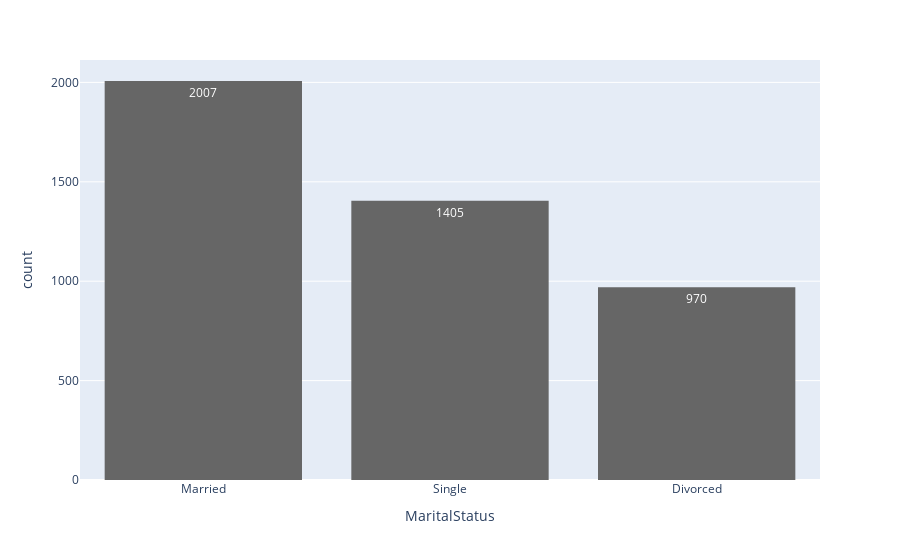

The notebook cell saved with this chart:
### Code cell
fig = px.histogram(df, x="MaritalStatus", barmode="group", text_auto=True, color_discrete_sequence=px.colors.qualitative.Prism_r, nbins=10)
fig.update_layout(xaxis_title="MaritalStatus")
fig.update_layout(yaxis_title="count")
fig.show()

### Figure 1 — Plotly figure (JSON) as saved in the notebook; plotly's stock layout.template omitted (floating-point values rounded to 4 significant figures; data arrays with more than 128 entries replaced by an {"elided": "..."} marker saying what was removed)
{"data": [{"alignmentgroup": "True", "bingroup": "x", "hovertemplate": "MaritalStatus=%{x}<br>count=%{y}<extra></extra>", "legendgroup": "", "marker": {"color": "rgb(102, 102, 102)", "pattern": {"shape": ""}}, "name": "", "nbinsx": 10, "offsetgroup": "", "orientation": "v", "showlegend": false, "texttemplate": "%{value}", "type": "histogram", "x": {"elided": "4382 str values"}, "xaxis": "x", "yaxis": "y"}], "layout": {"barmode": "group", "legend": {"tracegroupgap": 0}, "margin": {"t": 60}, "xaxis": {"anchor": "y", "domain": [0, 1], "title": {"text": "MaritalStatus"}}, "yaxis": {"anchor": "x", "domain": [0, 1], "title": {"text": "count"}}}}
